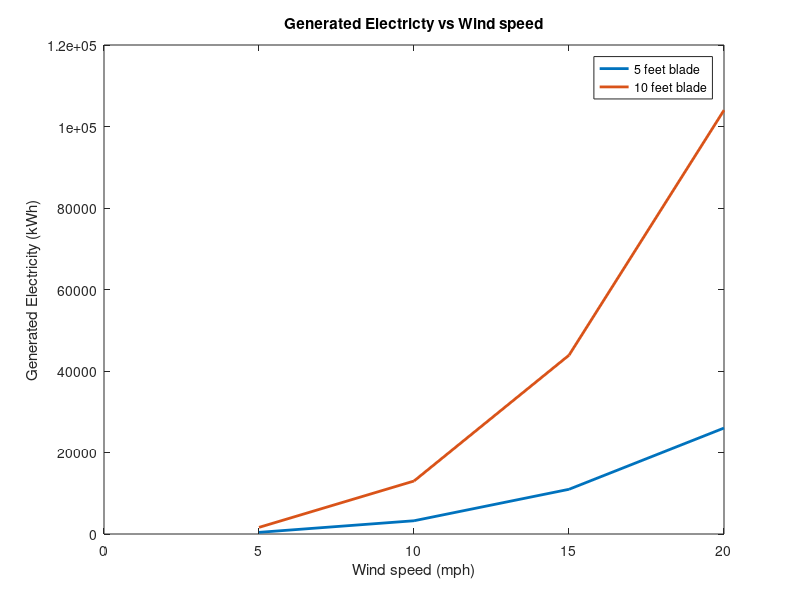

Here is the MATLAB script that generated this plot:
%{
    The electricity generated by wind turbines annually in
    kilowatt-hours per year is given in the turbine_data.dat file. 
    The amount of electricity is determined by, among other factors,
    the diameter of the turbines blade (in feet) and
    the wind velocity in mph. The file stores on each line
    the blade diameter, wind velocity, and the approximate
    electricity generated for the year. For example:

    5 5 406
    5 10 3250
    5 15 10970
    5 20 26000
    10 5 1625
    10 10 13000
    10 15 43875
    10 20 104005

    Access the file turbine_data.dat in this format and determine
    how to display this data graphically to show the relationship 
    between the blade diameter, wind velocity and the electricity generated.
%}

my_data = load('turbine_data.dat');

% Second column of data contains speed of the wind turbine
speed = my_data(:,2);

% First 4 data points are for 5 feet blade diameter
speed_5 = speed(1:4);

% From the 5th data point to the end of vector contains data for 10 feet blade diameter
speed_10 = speed(5:end);

% Third column of data contains generated electricity of the wind turbine
kwh = my_data(:,3);

% First 4 data points are for 5 feet blade diameter 
kwh_5 = kwh(1:4);

% From the 5th data point to the end of vector contains data for 10 feet blade diameter
kwh_10 = kwh(5:end);

% Plot the speed_5 on x-axis and corresponding kwh_5 on y-axis
plot(speed_5,kwh_5,'LineWidth',2)

% Plot another curve in the same graph so we wait
hold on

% Plot the speed_10 on x-axis and corresponding kwh_10 on y-axis
plot(speed_10,kwh_10,'LineWidth',2)

% legend provides visual aid to distinguish between the two curves
legend('5 feet blade','10 feet blade')

title('Generated Electricty vs Wind speed')

xlabel('Wind speed (mph)')

ylabel('Generated Electricity (kWh)')

%{ 
    Observation:
    The generated electricity is higher for 10 feet blade diameter 
    as the wind speed increases. This is because the wind speed is
    increasing and the electricity generated is also increasing. 
%} 